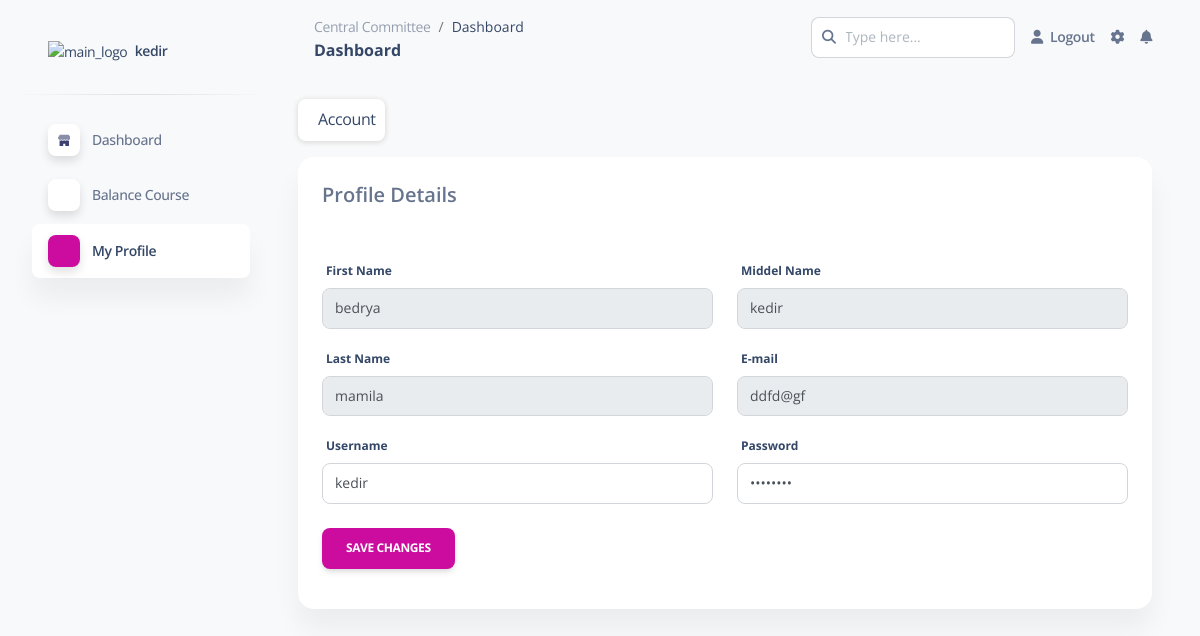
Page /committee/profile.php (signed in) on the committed database.
### tables this page shows
CREATE TABLE `committee` (
  `com_id` int(11) NOT NULL,
  `fname` varchar(100) NOT NULL,
  `mname` varchar(100) NOT NULL,
  `lname` varchar(100) NOT NULL,
  `address` varchar(100) NOT NULL,
  `email` varchar(100) NOT NULL,
  `age` int(100) NOT NULL,
  `sex` varchar(100) NOT NULL,
  `uname` varchar(100) NOT NULL,
  `pass` varchar(100) NOT NULL
);

### committee/profile.php (the view, shortened to what this page needs)
<?php
$ch_user=$_SESSION['uname'];
$cha_id=$_SESSION['com_id'];
?>
<!DOCTYPE html>
<html lang="en">
<head>
  <link href="../assets/css/nucleo-icons.css" rel="stylesheet" />
  <link href="../assets/css/nucleo-svg.css" rel="stylesheet" />
  <link href="../assets/css/nucleo-svg.css" rel="stylesheet" />
  <link id="pagestyle" href="../assets/css/soft-ui-dashboard.css?v=1.0.6" rel="stylesheet" />
</head>
<body class="g-sidenav-show  bg-gray-100">
  <aside class="sidenav navbar navbar-vertical navbar-expand-xs border-0 border-radius-xl my-3 fixed-start ms-3 " id="sidenav-main">
    <div class="sidenav-header">
      <a class="navbar-brand m-0" href="home.hph" target="_blank">
        <img src="" class="navbar-brand-img h-100" alt="main_logo">
        <span class="ms-1 font-weight-bold"><?php echo"$ch_user"; ?></span>
      </a>
    </div>
    <hr class="horizontal dark mt-0">
    <div class="collapse navbar-collapse  w-auto " id="sidenav-collapse-main">
      <ul class="navbar-nav">
        <li class="nav-item">
          <a class="nav-link  " href="home.php">
            <div class="icon icon-shape icon-sm shadow border-radius-md bg-white text-center me-2 d-flex align-items-center justify-content-center">
            </div>
            <span class="nav-link-text ms-1">Dashboard</span>
          </a>
        </li>
        <li class="nav-item">
          <a class="nav-link " href="balance.php">
            <div class="icon icon-shape icon-sm shadow border-radius-md bg-white text-center me-2 d-flex align-items-center justify-content-center">
            </div>
            <span class="nav-link-text ms-1">Balance Course</span>
          </a>
        </li>
        <li class="nav-item">
          <a class="nav-link  active" href="profile.php">
            <div class="icon icon-shape icon-sm shadow border-radius-md bg-white text-center me-2 d-flex align-items-center justify-content-center">
            </div>
            <span class="nav-link-text ms-1">My Profile</span>
          </a>
        </li>
      </ul>
    </div>
  </aside>
  <main class="main-content position-relative max-height-vh-100 h-100 border-radius-lg ">
    <nav class="navbar navbar-main navbar-expand-lg px-0 mx-4 shadow-none border-radius-xl" id="navbarBlur" navbar-scroll="true">
      <div class="container-fluid py-1 px-3">
        <nav aria-label="breadcrumb">
          <ol class="breadcrumb bg-transparent mb-0 pb-0 pt-1 px-0 me-sm-6 me-5">
            <li class="breadcrumb-item text-sm"><a class="opacity-5 text-dark" href="javascript:;">Central Committee</a></li>
            <li class="breadcrumb-item text-sm text-dark active" aria-current="page">Dashboard</li>
          </ol>
          <h6 class="font-weight-bolder mb-0">Dashboard</h6>
        </nav>
        <div class="collapse navbar-collapse mt-sm-0 mt-2 me-md-0 me-sm-4" id="navbar">
          <div class="ms-md-auto pe-md-3 d-flex align-items-center">
            <div class="input-group">
              <span class="input-group-text text-body"><i class="fas fa-search" aria-hidden="true"></i></span>
              <input type="text" class="form-control" placeholder="Type here...">
            </div>
          </div>
          <ul class="navbar-nav  justify-content-end">
            <li class="nav-item d-flex align-items-center">
              <a class="nav-link text-body font-weight-bold px-0 " href="../logout.php" >
                <i class="fa fa-user me-sm-1"></i>
                <span class="d-sm-inline d-none">Logout</span>
              </a>
            </li>
            <li class="nav-item px-3 d-flex align-items-center">
              <a href="javascript:;" class="nav-link text-body p-0">
                <i class="fa fa-cog fixed-plugin-button-nav cursor-pointer"></i>
              </a>
            </li>
            <li class="nav-item dropdown pe-2 d-flex align-items-center">
              <a href="javascript:;" class="nav-link text-body p-0" id="dropdownMenuButton" data-bs-toggle="dropdown" aria-expanded="false">
                <i class="fa fa-bell cursor-pointer"></i>
              </a>
            </li>
          </ul>
        </div>
      </div>
    </nav>
    <div class="container-fluid py-4">
      <div class="row">
      <div class="row">
                <div class="col-md-12">
                  <ul class="nav nav-pills flex-column flex-md-row mb-3">
                    <li class="nav-item">
                      <a class="nav-link active" href="profile.php"><i class="bx bx-user me-1"></i> Account</a>
                    </li>
                  </ul>
                  <div class="card mb-4">
                    <h5 class="card-header">Profile Details</h5>
                    <hr class="my-0" />
                    <div class="card-body">
                  <?php  include('../connection.php');
                   $sqlq = "SELECT * FROM `committee` where com_id='$cha_id'";
                   $runq=$con->query($sqlq);
                   $rowq=$runq->fetch_assoc();
                    ?>
                      <form id="formAccountSettings" method="POST" action="updatepro.php">
                        <div class="row">
                          <div class="mb-3 col-md-6">
                            <label for="firstName" class="form-label">First Name</label>
                            <input
                              class="form-control"
                              type="text"
                              id="firstName"
                              name="fname"
                              readonly value="<?php echo $rowq['fname'] ?>"
                              autofocus
                            />
                          </div>
                          <div class="mb-3 col-md-6">
                            <label for="lastName" class="form-label">Middel Name</label>
                            <input class="form-control" type="text" name="mname" id="lastName" readonly value="<?php echo $rowq['mname'] ?>" />
                          </div>
                          <div class="mb-3 col-md-6">
                            <label for="lastName" class="form-label">Last Name</label>
                            <input class="form-control" type="text" name="lname" id="lastName" readonly value="<?php echo $rowq['lname'] ?>" />
                          </div>
                          <div class="mb-3 col-md-6">
                            <label for="email" class="form-label">E-mail</label>
                            <input
                              class="form-control"
                              type="text"
                              id="email"
                              name="email"
                              readonly value="<?php echo $rowq['email'] ?>"
                            />
                          </div>
                          <div class="mb-3 col-md-6">
                            <label for="timeZones" class="form-label">Username</label>
                            <input
                              type="text"
                              class="form-control"
                              id="organization"
                              name="uname"
                              value="<?php echo $rowq['uname'] ?>"
                            />
                          </div>
                          <div class="mb-3 col-md-6">
                            <label for="currency" class="form-label">Password</label>
                            <input
                              type="password"
                              class="form-control"
                              id="organization"
                              name="pass"
                              value="<?php echo $rowq['pass'] ?>"
                            />
                          </div>
                        </div>
                        <div class="mt-2">
                          <button type="submit" class="btn btn-primary me-2">Save changes</button>
                        </div>
                      </form>
                    </div>
                  </div>
                </div>
              </div>
      </div>
        </div>
  </main>
</body>
</html>

### assets/css/nucleo-svg.css (style rules this page uses)
.icon { display: inline-block; color: #111111; height: 1em; width: 1em; }
.icon-sm { height: 0.8em; width: 0.8em; }
.icon { fill: currentColor; stroke: none; }

### rows in the picture
committee: fname "bedrya", mname "kedir", lname "mamila", email "ddfd@gf", uname "kedir"

### other values in the picture
$ch_user "kedir"
